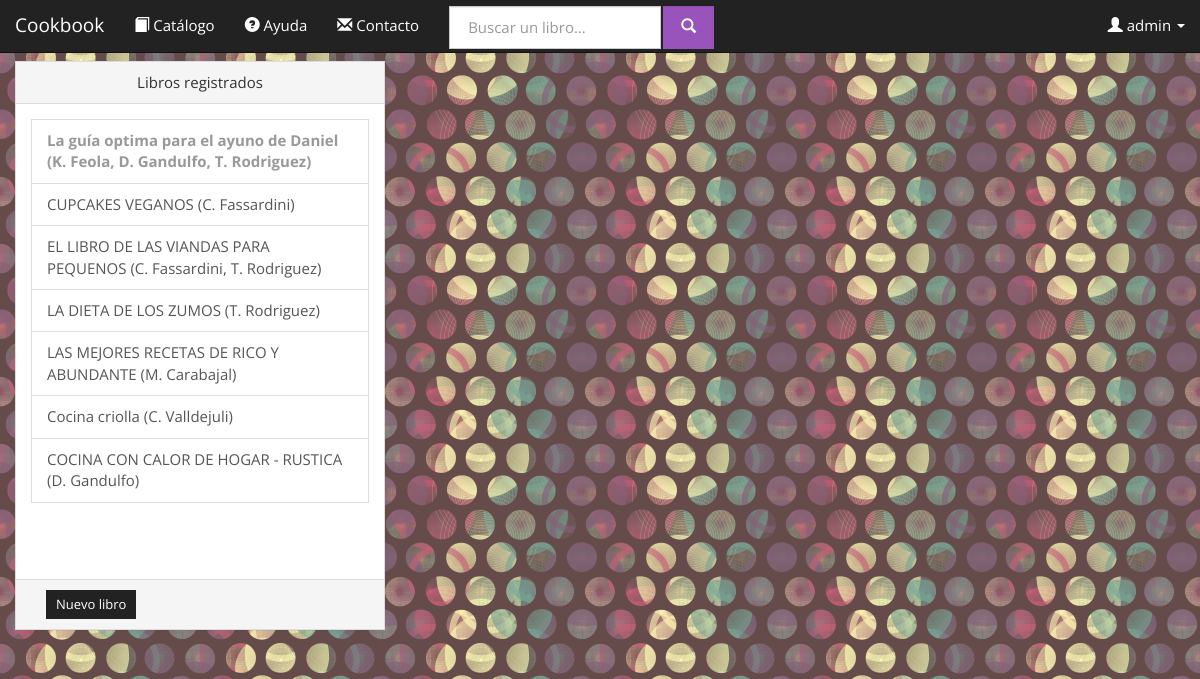
Before: /cookbooks.com.ar/admin_books.php (signed in) with the older database file.
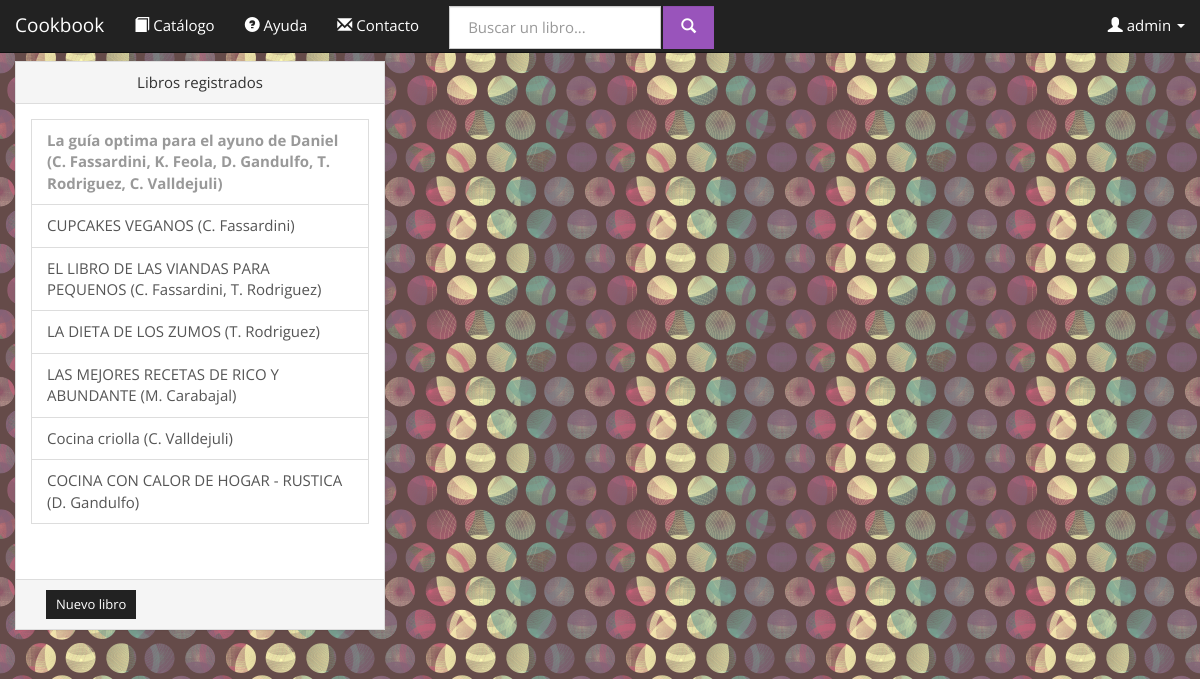
After: the same page with the newer database file.
### tables this page shows
CREATE TABLE IF NOT EXISTS `libros` (
  `ISBN` varchar(10) NOT NULL DEFAULT '',
  `titulo` varchar(50) NOT NULL DEFAULT '',
  `IDIOMA` varchar(40) NOT NULL DEFAULT '',
  `paginas` int(11) NOT NULL DEFAULT '0',
  `precio` float NOT NULL DEFAULT '0',
  `fecha` date NOT NULL DEFAULT '0000-00-00',
  `etiquetas` varchar(100) NOT NULL DEFAULT '',
  `texto` text,
  `tapa` text,
  `eliminado` tinyint(1) NOT NULL DEFAULT '0',
  `hidden` tinyint(1) NOT NULL,
  PRIMARY KEY (`ISBN`)
);

### cookbooks.com.ar/database.php (called while the page is built, shortened)
<?php
class Conexion {
	private $hostname = 'localhost';
	private $port = '3306';
	private $username = 'root';
	private $password = 'F3Dericcio';
	private $dbname = 'cookbookg32';
	private static $dbh = NULL;
	function conectar(){
		try {
			if (!self::$dbh)
			self::$dbh = new PDO("mysql:host=$this->hostname;dbname=$this->dbname;port=$this->port", $this->username, $this->password, array(PDO::MYSQL_ATTR_INIT_COMMAND => "SET NAMES utf8"));
			return true;
		} catch(PDOException $e) {
			echo $e -> getMessage();
			return false;
		}
	}
	function query($statement){
		return self::$dbh->query($statement);
	}
}
class Books{
	static private $conexion;
	static function initialize(){
		self::$conexion = new Conexion;
	}
	static function getBooksAvailable(){
		$result = self::$conexion->query("
			SELECT L.ISBN, L.titulo, GROUP_CONCAT(E.id_autor) as autores, L.paginas, L.precio, L.IDIOMA, L.fecha, L.etiquetas, L.texto, L.tapa, L.eliminado, L.hidden
			FROM libros L
			LEFT JOIN escribe E ON (L.ISBN=E.isbn)
			GROUP BY L.ISBN
			HAVING (L.eliminado=0)
		");
		$libros = array();
		if ($result){
			$librosDatos = $result->fetchAll(PDO::FETCH_ASSOC);
			foreach ($librosDatos as $key => $info) {
				array_push($libros, new Book($info));
			}
		}
		return $libros;
	}
}
class Book{
	private	$ISBN, $OLD_ISBN,
			$titulo,
			$paginas,
			$precio,
			$idioma,
			$fecha,
			$etiquetas,
			$texto,
			$tapa,
			$eliminado,
			$oculto,
			$autores;
	function __construct($param){
		$this->ISBN = $param['ISBN'];
		$this->titulo = $param['titulo']? $param['titulo']:'';
		$this->oculto = $param['hidden']? $param['hidden']:'0';
		$this->autores = $param['autores']? $param['autores']:'';
	}
	function getISBN(){
		return $this->ISBN;
	}
	function getTitulo(){
		return $this->titulo;
	}
	function getAutoresString(){
		$arreglo= $this->getAutores();
		$string ="";
		foreach ($arreglo as $key => $value) {
			$inicial=$value->getNombre();
			$inicial= $inicial[0];
			$string.=$inicial.'. '.$value->getApellido().", ";
		}
		$string= substr ($string, 0, -2);
		return $string;
	}
	function getAutores(){
		$autores_ids = explode(",", $this->autores);
		$result= Array();
		foreach ($autores_ids as $key => $value) {
			$autor = Authors::getAuthor($value);
			if ($autor)	array_push($result, $autor);
		}
		return $result;
	}
	function getOculto(){
		return $this->oculto;
	}
}
class Authors{
	static private $initialized = FALSE;
	static private $conexion;
	private static function initialize(){
		if (self::$initialized) return;
		self::$conexion = new Conexion;
		self::$initialized = TRUE;
	}
	public static function getAuthor($ID){
		$result = self::$conexion->query("
			SELECT *
			FROM autor
			WHERE (ID=$ID)AND(eliminado=0)
			LIMIT 1
		");
		if ($result && $result->rowCount()>0) return new Author($result->fetch(PDO::FETCH_ASSOC));
		else return NULL;
	}
}
class Author{
	private	$ID,
			$nombre,
			$apellido,
			$fecha_nacimiento,
			$lugar_nacimiento,
			$eliminado;
	function __construct($params){
		$this->nombre = $params['nombre']? $params['nombre']: "";
		$this->apellido = $params['apellido']? $params['apellido']:"";
	}
	function getNombre(){
		return $this->nombre;
	}
	function getApellido(){
		return $this->apellido;
	}
}
		?>

### cookbooks.com.ar/admin_books.php (the view, shortened to what this page needs)
<?php include_once('database.php'); ?>
<!DOCTYPE html>
<html lang="es">
    <head>
        <link href="bootstrap-3.1.1-dist/css/bootstrap_Cosmo.css" rel="stylesheet" media="screen">
		<link href="website/uploadFile/uploadfile.min.css" rel="stylesheet">
    </head>
    <body>
        <?php include_once('navigation.php'); ?>
        <?php
			$ID_ACTIVE = -1;		if (isset($_REQUEST['id'])) $ID_ACTIVE = $_REQUEST['id'];
	    ?>
        <div class="container-fluid text-center">
            <div class="row">
                <div class="col-md-4">
                	<div class="panel panel-default">
                		<div class="panel-heading">Libros registrados</div>
                		<div class="panel-body" style="max-height: 475px; min-height:475px; overflow-y: scroll;">
                			<div class="list-group text-left">
                				<?php
	            					$libros = Books::getBooksAvailable();
	            					foreach ($libros as $key => $value) {
            					?>
										<a	id="libro_<?php echo $value->getISBN(); ?>"
											href="admin_books.php?id=<?php echo $value->getISBN(); ?>"
											<?php if ($value->getOculto()){ ?>
											style="color: #999999; font-weight: bold;"
											<?php } ?>
											class="list-group-item <?php if ($ID_ACTIVE==$value->getISBN()) echo 'active' ?>"
											>
											<?php echo $value->getTitulo().' ('.$value->getAutoresString().')'; ?>
										</a>
								<?php
									}
								?>
                			</div>
                		</div>
                		<div class="panel-footer">
                			<div class="container-fluid">
	                			<a class="btn btn-sm btn-default pull-left" onclick="window.location.href='admin_books.php?new=1'">Nuevo libro</a>
                			</div>
                		</div>
                	</div>
                </div>
            </div>
        </div>
    </body>
</html>

Changed rows visible on the page:
changed libros "La guía optima para el ayuno de Daniel": AutoresString "K. Feola, D. Gandulfo, T. Rodriguez" → "C. Fassardini, K. Feola, D. Gandulfo, T. Rodriguez, C. Valldejuli"
